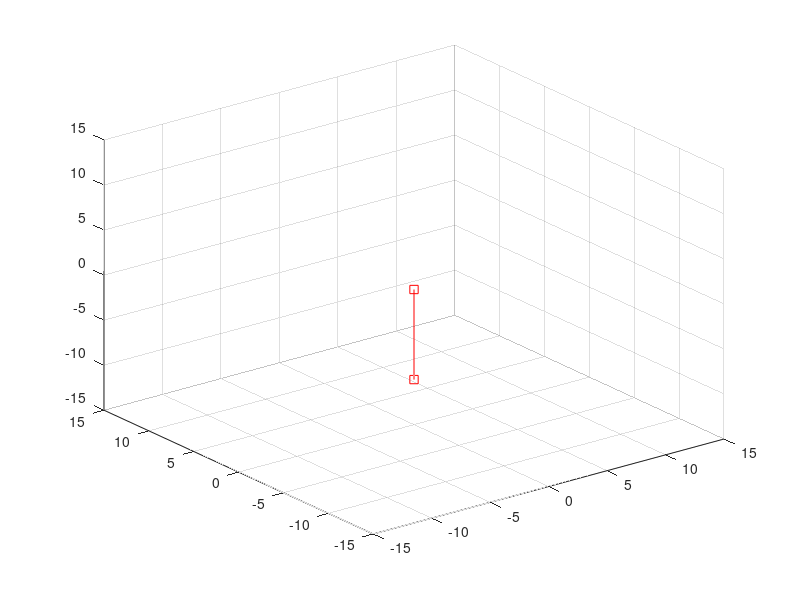

This chart was generated by the following MATLAB code: (Note: this script raises an error after producing the figure.)

Link1P1 = [0;0;0];
Link1P2 = [4;0;0];
Link1P3 = [4;0;1];
Link1P4 = [6;0;1];
Link1P5 = [4;0;1];
Link1P6 = [4;0;-1];
Link1P7 = [6;0;-1];

Link1Des = [Link1P1,Link1P2,Link1P3,Link1P4,Link1P5,Link1P6,Link1P7];

BaseP1 = [0;0;-10];
BaseP2 = [0;0;0];

BaseDes = [BaseP1,BaseP2];

for theta1=0:pi/60:2*pi;
    
    BaseDesX = BaseDes(1,:);
    BaseDesY = BaseDes(2,:);
    BaseDesZ = BaseDes(3,:);
    plot3(BaseDesX,BaseDesY,BaseDesZ,'rs-')
    axis([-15 15 -15 15 -15 15]);
    grid on
    hold on
    BaseLink1=TRANS01SF(Link1Des,theta1);
    BaseLink1X=BaseLink1(1,:);
    BaseLink1Y=BaseLink1(2,:);
    BaseLink1Z=BaseLink1(3,:);
    plot3(BaseLink1X,BaseLink1Y,BaseLink1Z,'b-')
    hold off
    pause(0.05)
end